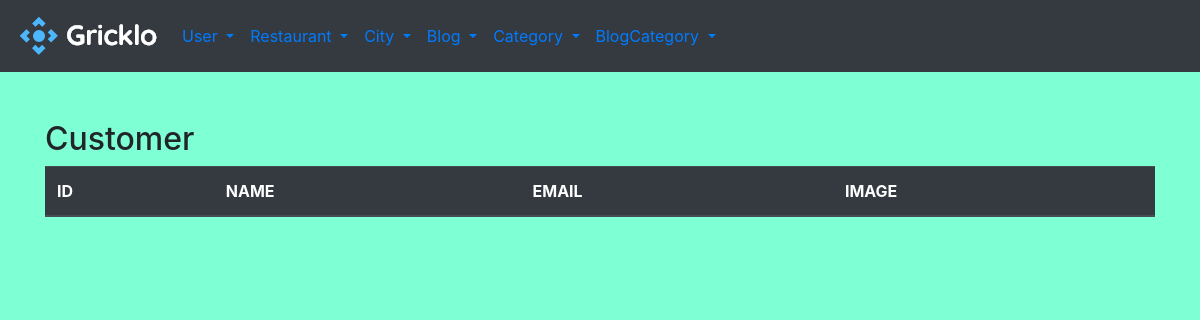
Before: /admin/customerlist with the older database file.
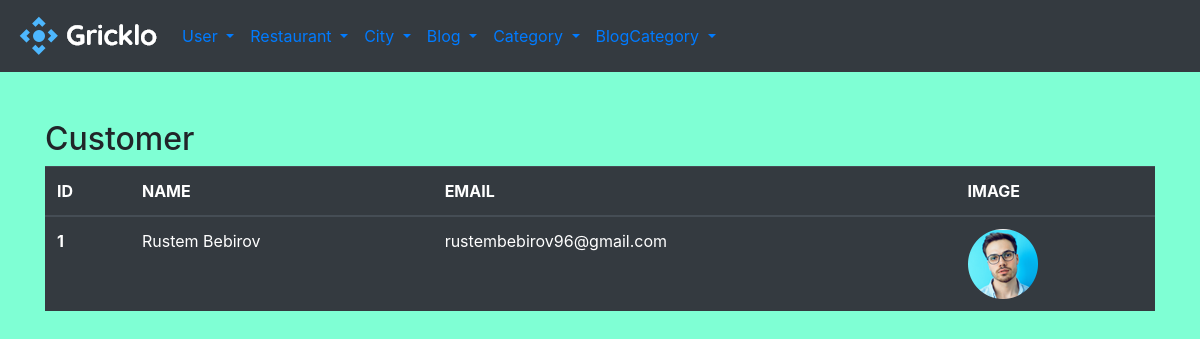
After: the same page with the newer database file.
### gricklo/models.py (models this page shows, shortened)
class User(db.Model, UserMixin):
    __tablename__ = "user"
    id = db.Column(db.Integer, primary_key=True)
    name = db.Column(db.String(20),nullable=False)
    email = db.Column(db.String(25), unique=True, nullable=False)
    password = db.Column(db.String(25), unique=True, nullable=False)
    image = db.Column(db.String(50),default='user.png')
    orders = db.relationship('Order',backref='owners',lazy=True, cascade="all,delete")
    comments =db.relationship('Comment',backref='authors',lazy=True, cascade="all,delete")
    user_post = db.relationship('UserPost',backref='users',lazy=True, cascade="all,delete")

### gricklo/controlers.py (the view)
@app.route('/admin/customerlist')
def customerlist():
    users = User.query.all()
    return render_template('admin/customerlist.html', users=users)

### gricklo/templates/admin/customerlist.html
{% extends "admin/base.html"%}
{% block content%}
<h2>Customer</h2>
  <table class="table table-dark">
    <thead>
      <tr>
        <th scope="col">ID</th>
        <th scope="col">NAME</th>
        <th scope="col">EMAIL</th>
        <th scope="col">IMAGE</th>
      </tr>
    </thead>
    <tbody>
        {% for user in users %}
        <tr>
            <th scope="row">{{user.id}}</th>
            <td>{{user.name}}</td>
            <td>{{user.email}}</td>
            <td><img src="/static/uploads/{{user.image}}" alt=""></td>
          </tr>
        {% endfor %}
    </tbody>
  </table>
{% endblock %}

### gricklo/templates/admin/base.html (shortened to what this page needs)
<!doctype html>
<html lang="en">
  <head>
    <link rel="stylesheet" href="https://cdn.jsdelivr.net/npm/bootstrap@4.6.0/dist/css/bootstrap.min.css">
    <link rel="stylesheet" href="https://cdnjs.cloudflare.com/ajax/libs/font-awesome/5.15.3/css/all.min.css">
  </head>
  <body style="background-color: aquamarine;">
    {% include "admin/includes/navbar.html"%}
    <div class="container">
      <div class="row">
        <div class="col-sm">
          {% block content%}
          {% endblock %}
        </div>
      </div>
    </div>
  </body>
</html>

### gricklo/templates/admin/includes/navbar.html (shortened to what this page needs)
  <nav class="navbar navbar-dark bg-dark navbar-expand-sm mb-5 ">
    <a class="navbar-brand" href="{{ url_for('index') }}">
      <img src="{{ url_for('static',filename='img/logo.png') }}">
    </a>
    <div class="collapse navbar-collapse " id="navbarSupportedContent">
      <ul class="navbar-nav ">
        <li class="nav-item dropdown ">
          <a class="nav-link dropdown-toggle text-primary" href="#" id="navbarDropdown" role="button" data-toggle="dropdown" aria-haspopup="true" aria-expanded="false">
            User
          </a>
        </li>
        <li class="nav-item dropdown ">
          <a class="nav-link dropdown-toggle text-primary" href="#" id="navbarDropdown" role="button" data-toggle="dropdown" aria-haspopup="true" aria-expanded="false">
            Restaurant
          </a>
        </li>
        <li class="nav-item dropdown ">
          <a class="nav-link dropdown-toggle text-primary" href="#" id="navbarDropdown" role="button" data-toggle="dropdown" aria-haspopup="true" aria-expanded="false">
            City
          </a>
        </li>
        <li class="nav-item dropdown ">
          <a class="nav-link dropdown-toggle text-primary" href="#" id="navbarDropdown" role="button" data-toggle="dropdown" aria-haspopup="true" aria-expanded="false">
            Blog
          </a>
        </li>
        <li class="nav-item dropdown ">
          <a class="nav-link dropdown-toggle text-primary" href="#" id="navbarDropdown" role="button" data-toggle="dropdown" aria-haspopup="true" aria-expanded="false">
            Category
          </a>
        </li>
        <li class="nav-item dropdown ">
          <a class="nav-link dropdown-toggle text-primary" href="#" id="navbarDropdown" role="button" data-toggle="dropdown" aria-haspopup="true" aria-expanded="false">
            BlogCategory
          </a>
        </li>
      </ul>
    </div>
    </nav>

Changed rows visible on the page:
added User: id "1", name "Rustem Bebirov", email "rustembebirov96@gmail.com", image (picture)
